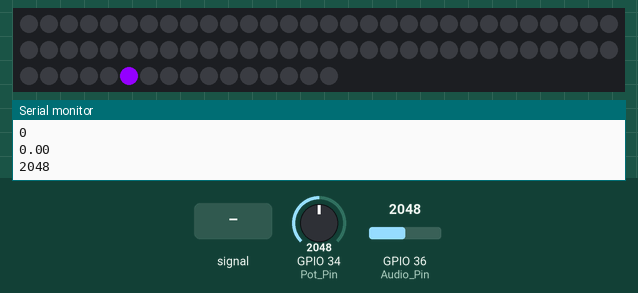
A sketch run on a simulated ESP32. Shown: 76 RGB LEDs in strip order, left to right, continuing on the next row, the last lines printed to the serial monitor. Inputs (shaded band) come from the test bench; at power-on: GPIO 34 (Pot_Pin) = 2048, GPIO 36 (Audio_Pin) = 2048. Random numbers use the default seed unless the sketch sets one.

Above: at 1.2 s.
1.3 s: GPIO 36 (Audio_Pin) fed a 2 Hz sine of ±1228 counts around its level
At 1.41 s:
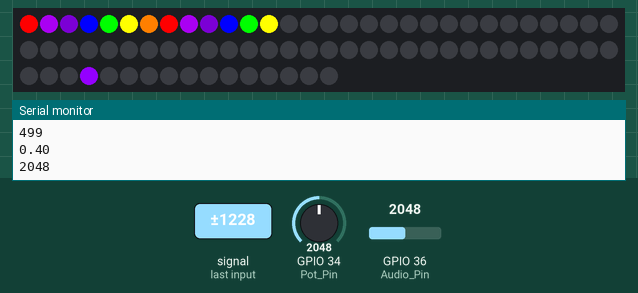
3.1 s: GPIO 34 (Pot_Pin) set to 20
6.1 s: GPIO 36 (Audio_Pin) set to 2866
At 7.4 s:
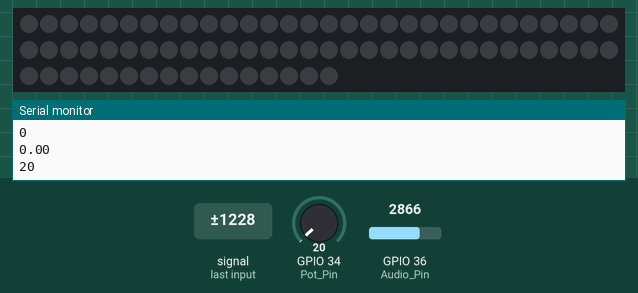
7.6 s: GPIO 36 (Audio_Pin) fed a 2 Hz sine of ±1228 counts around its level
At 7.67 s:
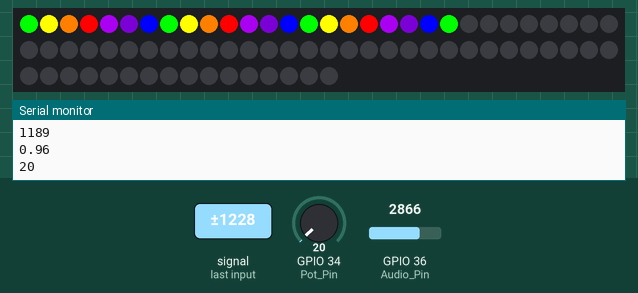
10.6 s: GPIO 34 (Pot_Pin) set to 0
At 11.95 s:
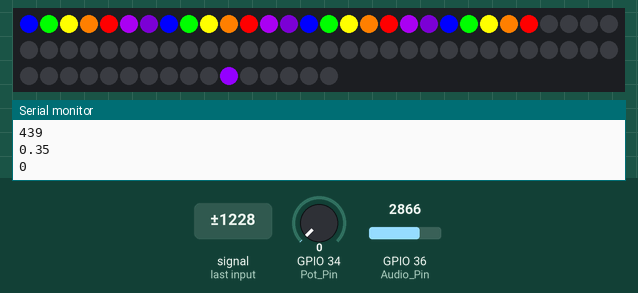
12.6 s: GPIO 36 (Audio_Pin) set to 3603
At 13.6 s:
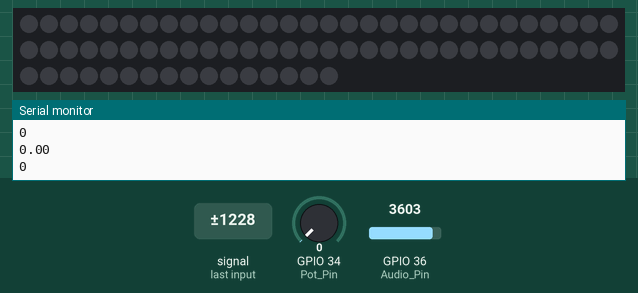

The sketch:

esp_led_original.ino
```cpp
#include <Adafruit_NeoPixel.h>

#define LED_Pin1 19 //use 33,32,27,26,25,19,18,14
#define LED_Pin2 18 //use 33,32,27,26,25,19,18,14
#define LED_Pin3 32 //use 33,32,27,26,25,19,18,14
#define LED_Pin4 33 //use 33,32,27,26,25,19,18,14
#define LED_Pin5 25 //use 33,32,27,26,25,19,18,14
#define LED_Pin6 26 //use 33,32,27,26,25,19,18,14
#define LED_Pin7 27 //use 33,32,27,26,25,19,18,14
#define Audio_Pin 36 // use 34 or 35
#define Pot_Pin 34 // use 34 or 35
#define LED_COUNT 76
//#define brightness 200
#define loopy 14
#define pause 100 // started at 40


Adafruit_NeoPixel pixels1 = Adafruit_NeoPixel(LED_COUNT, LED_Pin1, NEO_GRB + NEO_KHZ800);
Adafruit_NeoPixel pixels2 = Adafruit_NeoPixel(LED_COUNT, LED_Pin2, NEO_GRB + NEO_KHZ800);
Adafruit_NeoPixel pixels3 = Adafruit_NeoPixel(LED_COUNT, LED_Pin3, NEO_GRB + NEO_KHZ800);
Adafruit_NeoPixel pixels4 = Adafruit_NeoPixel(LED_COUNT, LED_Pin4, NEO_GRB + NEO_KHZ800);
Adafruit_NeoPixel pixels5 = Adafruit_NeoPixel(LED_COUNT, LED_Pin5, NEO_GRB + NEO_KHZ800);
Adafruit_NeoPixel pixels6 = Adafruit_NeoPixel(LED_COUNT, LED_Pin6, NEO_GRB + NEO_KHZ800);
Adafruit_NeoPixel pixels7 = Adafruit_NeoPixel(LED_COUNT, LED_Pin7, NEO_GRB + NEO_KHZ800);

const int num_pixels = pixels7.numPixels();
 int a=0;
 int b=10;
 int c=20;
 int d=30;
 int e=40;
 int f=50;


#define Pot_Pin 34 // use 34 or 35


const int sampleWindow = 100; // Sample window width in mS (50 mS = 20Hz) started at 50

int volume = 0;

int loopLED = 0;
int direct = 0;
int brightness = 255;

int colors = 0;
//uint32_t violet = [148,0,211];


int bop = 1;


void colorSweep(uint32_t color, int wait) {
  for(int i=0; i<pixels7.numPixels(); i++) { // For each pixel in strip...
   // pixels.setPixelColor(i, color);         //  Set pixel's color (in RAM)

  // pixels1.setPixelColor(i, random(brightness),random(brightness),random(brightness));
  // pixels2.setPixelColor(i, random(brightness),random(brightness),random(brightness));
  // pixels3.setPixelColor(i, random(brightness),random(brightness),random(brightness));
  // pixels4.setPixelColor(i, random(brightness),random(brightness),random(brightness));
  // pixels5.setPixelColor(i, random(brightness),random(brightness),random(brightness));
  // pixels6.setPixelColor(i, random(brightness),random(brightness),random(brightness));
   pixels7.setPixelColor(i, random(brightness),random(brightness),random(brightness));
   if (i ==0){}
   else{
  // pixels1.setPixelColor(i-1,0,0,0);
  // pixels2.setPixelColor(i-1,0,0,0);
  // pixels3.setPixelColor(i-1,0,0,0);
  // pixels4.setPixelColor(i-1,0,0,0);
  // pixels5.setPixelColor(i-1,0,0,0);
  // pixels6.setPixelColor(i-1,0,0,0);
   pixels7.setPixelColor(i-1,0,0,0);}
   //pixels1.show();                         //  Update strip to match
   //pixels2.show();
   //pixels3.show();
   //pixels4.show();
   //pixels5.show();
   //pixels6.show();
   pixels7.show();
    delay(wait);                           //  Pause for a moment
  }
  //pixels1.setPixelColor(num_pixels-1,0,0,0);
  //pixels1.show();
  //pixels2.setPixelColor(num_pixels-1,0,0,0);
 // pixels2.show();
  //pixels3.setPixelColor(num_pixels-1,0,0,0);
  //pixels3.show();
  //pixels4.setPixelColor(num_pixels-1,0,0,0);
  //pixels4.show();
  //pixels5.setPixelColor(num_pixels-1,0,0,0);
  //pixels5.show();
 // pixels6.setPixelColor(num_pixels-1,0,0,0);
  //pixels6.show();
  pixels7.setPixelColor(num_pixels-1,0,0,0);
  pixels7.show();


}


void colorSweep2(uint32_t color, int wait, int i) {
   // For each pixel in strip...
   // pixels.setPixelColor(i, color);         //  Set pixel's color (in RAM)

//   pixels1.setPixelColor(i, random(brightness),random(brightness),random(brightness));
//   pixels2.setPixelColor(i, random(brightness),random(brightness),random(brightness));
//   pixels3.setPixelColor(i, random(brightness),random(brightness),random(brightness));
//   pixels4.setPixelColor(i, random(brightness),random(brightness),random(brightness));
//   pixels5.setPixelColor(i, random(brightness),random(brightness),random(brightness));
//   pixels6.setPixelColor(i, random(brightness),random(brightness),random(brightness));
   pixels7.setPixelColor(i, random(brightness),random(brightness),random(brightness));
   if (i ==0){}
   else{
//   pixels1.setPixelColor(i-1,0,0,0);
//   pixels2.setPixelColor(i-1,0,0,0);
//   pixels3.setPixelColor(i-1,0,0,0);
//   pixels4.setPixelColor(i-1,0,0,0);
//   pixels5.setPixelColor(i-1,0,0,0);
//   pixels6.setPixelColor(i-1,0,0,0);
   pixels7.setPixelColor(i-1,0,0,0);}
   //pixels1.show();                         //  Update strip to match
   //pixels2.show();
   //pixels3.show();
   //pixels4.show();
   //pixels5.show();
   //pixels6.show();
   pixels7.show();
    //delay(wait);                           //  Pause for a moment


}

int colorme = 0;
int loopady = 0;

void colorSweep3(uint32_t color, int wait) {

colorme = colors;

  for(int i=0; i<pixels7.numPixels()-loopy; i++) { // For each pixel in strip...
   // pixels.setPixelColor(i, color);         //  Set pixel's color (in RAM)


   if (i<volume){

   //pixels7.setPixelColor(i, random(brightness),random(brightness),random(brightness));}
   if (colorme == 0){

   pixels7.setPixelColor(i, 148,0,211);} //violet
   if (colorme == 1){

   pixels7.setPixelColor(i, 75,0,130);} //Purple
   if (colorme == 2){

   pixels7.setPixelColor(i, 0,0,255);} //Blue
   if (colorme == 3){

   pixels7.setPixelColor(i, 0,255,0);} //Green
   if (colorme == 4){

   pixels7.setPixelColor(i, 255,255,0);} //Yellow
   if (colorme == 5){

   pixels7.setPixelColor(i, 255,127,0);} //Orange
   if (colorme == 6){
    colorme = -1;
   pixels7.setPixelColor(i, 255,0,0);}} //Red

   else{
   pixels7.setPixelColor(i,0,0,0);}


 colorme++;
                          //  Pause for a moment
  }

//
// if (direct==0){
//   pixels7.setPixelColor(pixels7.numPixels()+ loopLED++, random(brightness),random(brightness),random(brightness));
// }
// else{
// pixels7.setPixelColor(pixels7.numPixels()+ loopLED--, random(brightness),random(brightness),random(brightness));
// }
//if (loopLED>loopy){
//  direct=1;
//}
//if (loopLED<0){
//  direct=0;
//}

 for (int i=0; i<loopy;i++){
   pixels7.setPixelColor(pixels7.numPixels()-i, 0,0,0);

 }


if (direct ==0){
if (loopady<loopy){
pixels7.setPixelColor(pixels7.numPixels()-loopady, 148,0,255);}
loopady++;
if (loopady == loopy){
  direct = 1;
}
}


if (direct ==1){
if (loopady<loopy){
pixels7.setPixelColor(pixels7.numPixels()+loopady, random(brightness),random(brightness),random(brightness));}
loopady--;
if (loopady == 0){
  direct = 0;
}
}


// for (int i=0; i<loopy;i++){
//   pixels7.setPixelColor(pixels7.numPixels()-i, random(brightness),random(brightness),random(brightness));
//
// }

   pixels7.show();
   delay(wait);
 colors++;
 if (colors==7){
  colors = 0;
 }

}


/////////////////////////////////////////////////////////////////////////////////////////////
int common = 0;
int sample = 0;
int audio = 0;


void codeForTask1( void * parameter ) {
   for (;;) {

   unsigned long startMillis= millis();  // Start of sample window
   unsigned int peakToPeak = 0;   // peak-to-peak level

   unsigned int signalMax = 0;
   unsigned int signalMin = 4095;

   // collect data for 50 mS
   while (millis() - startMillis < sampleWindow)
   {
      sample = analogRead(Audio_Pin);
      //Serial.println(sample);
      if (sample < 4095)  // toss out spurious readings
      {
         if (sample > signalMax)
         {
            signalMax = sample;  // save just the max levels
            //Serial.println(signalMax);
         }
         else if (sample < signalMin)
         {
            signalMin = sample;  // save just the min levels
            //Serial.println(signalMin);
         } }}
   peakToPeak = signalMax - signalMin;  // max - min = peak-peak amplitude
   Serial.println("PeaktoPeak");
   Serial.println(peakToPeak);
   double volts = (peakToPeak * 3.3) / 4095;  // convert to volts
   double volumeDouble = (peakToPeak * LED_COUNT) / 4095;  // convert to volts
   volume = round(volumeDouble);

//if (bop=1){
//  volume = round(volumeDouble);
//  volume = (volume - 0)*bop)
//}
//if (bop=2){
//  volume = round(volumeDouble);
//  volume = (volume - 32)*bop)
//}
//if (bop=3){
//  volume = round(volumeDouble);
//  volume = (volume - 40)*bop)
//}

   Serial.println(volts);
   if(volts>2){

      if (a>=10){a=0;}
      if (b>=20){b=10;}
      if (c>=30){c=20;}
      if (d>=40){d=30;}
      if (e>=50){e=40;}
      if (f>=60){f=50;}

   }
sample = analogRead(Pot_Pin);
Serial.println(sample);

// if (sample < 1000){
//   }
// elseif (sample > 3500){
//}
// else(

sample = 4095;

double brightnessDouble = 255 * sample / 4095;
brightness = round(brightnessDouble);


   }}


void codeForTask2( void * parameter ) {
   for (;;) {
      Serial.print("                     Code is running on Core: ");Serial.println( xPortGetCoreID());
      //sum_numbers();
      Serial.print("Global var");
      Serial.print(common);
      common=common+1;
      for(int i=0; i<pixels7.numPixels(); i++) {
      colorSweep3(pixels7.Color(random(brightness),   random(brightness),   random(brightness)), pause);
      //colorSweep2(pixels7.Color(random(brightness),   random(brightness),   random(brightness)), pause,b++);
      //colorSweep2(pixels7.Color(random(brightness),   random(brightness),   random(brightness)), pause,c++);
      //colorSweep2(pixels7.Color(random(brightness),   random(brightness),   random(brightness)),pause,d++);
      //colorSweep2(pixels7.Color(random(brightness),   random(brightness),   random(brightness)), pause,e++);
      //colorSweep2(pixels7.Color(random(brightness),   random(brightness),   random(brightness)), pause,f++);
//      if (a==pixels1.numPixels()){a=0;}
//      if (b==pixels1.numPixels()){b=0;}
//      if (c==pixels1.numPixels()){c=0;}
//      if (d==pixels1.numPixels()){d=0;}
//      if (e==pixels1.numPixels()){e=0;}
//      if (f==pixels1.numPixels()){f=0;}}
      }

            sample = analogRead(Pot_Pin);
      Serial.println(sample);
      //delay(1000);

   }
}


TaskHandle_t Task1, Task2;


void setup() {
   Serial.begin(115200);


   //pixels1.begin(); // This initializes the NeoPixel library.
   //pixels2.begin();
   //pixels3.begin();
   //pixels4.begin();
   //pixels5.begin();
   //pixels6.begin();
   pixels7.begin();
randomSeed(analogRead(0));


   /*Syntax for assigning task to a core:
   xTaskCreatePinnedToCore(
                    coreTask,   // Function to implement the task
                    "coreTask", // Name of the task
                    10000,      // Stack size in words
                    NULL,       // Task input parameter
                    0,          // Priority of the task
                    NULL,       // Task handle.
                    taskCore);  // Core where the task should run
   */
   xTaskCreatePinnedToCore(    codeForTask1,    "FibonacciTask",    5000,      NULL,    2,    &Task1,    0);
   //delay(500);  // needed to start-up task1
   xTaskCreatePinnedToCore(    codeForTask2,    "SumTask",    5000,    NULL,    2,    &Task2,    1);
}


void loop() {


  }
```
